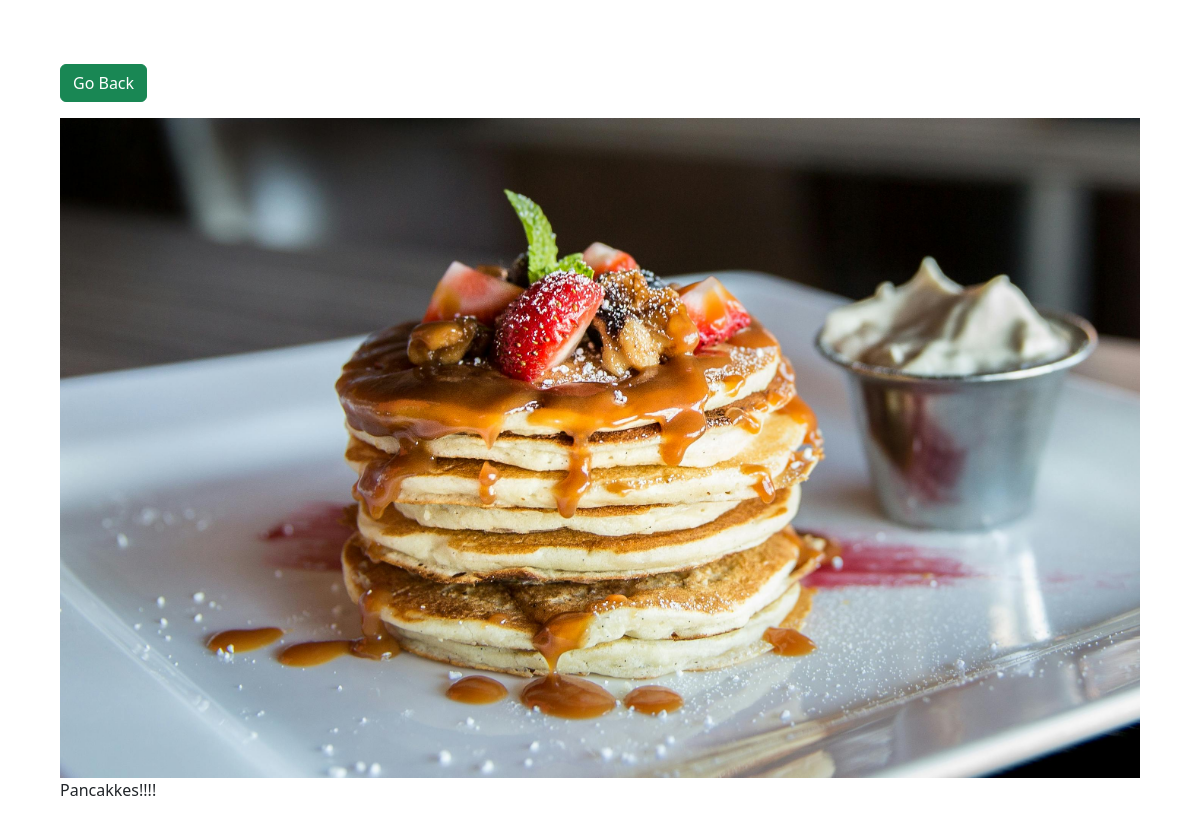
/photo/4/, run on the app's committed database.
### photos/models.py (models this page shows, shortened)
class Photo(models.Model):
    category = models.ForeignKey(
        Category, on_delete=models.SET_NULL, null=True, blank=True)
    image = models.ImageField(null=False, blank=False)
    description = models.TextField()

### photos/views.py (the view)
# urls.py: path('photo/<str:pk>/', views.viewPhoto, name='photo'),
def viewPhoto(request, pk):
    photo=Photo.objects.get(id=pk)
    return render(request,'photos/photo.html', {'photo': photo})

### photos/templates/photos/photo.html (shortened to what this page needs)
<!DOCTYPE html>
<html lang="en">
<head>
    <link href="https://cdn.jsdelivr.net/npm/bootstrap@5.3.3/dist/css/bootstrap.min.css" rel="stylesheet"
>
</head>
<body class="m-5">
    <div class="container">
        <div class="row justify-content-center">
            <div class="col">
                <a href="{% url 'gallery' %}" class="btn btn-success my-3">Go Back</a>
                <div style="height: 90vh;">
                    <img style="max-width: 100%; max-height: 100%;" src="{{photo.image.url}}" alt="">
                    <p>{{photo.description}}</p>
                </div>
            </div>
        </div>
    </div>
</body>
</html>

### data on the page
Photo: image (picture), description "Pancakkes!!!!"
